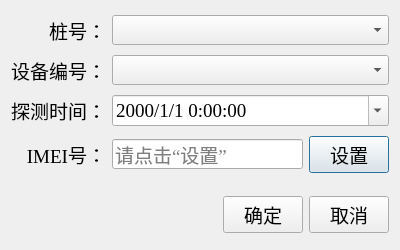
<?xml version="1.0" encoding="UTF-8"?>
<ui version="4.0">
 <class>ModifyPersonDataDialog</class>
 <widget class="QDialog" name="ModifyPersonDataDialog">
  <property name="geometry">
   <rect>
    <x>0</x>
    <y>0</y>
    <width>400</width>
    <height>250</height>
   </rect>
  </property>
  <property name="font">
   <font>
    <family>Times New Roman</family>
    <pointsize>14</pointsize>
   </font>
  </property>
  <property name="windowTitle">
   <string>修改人流数据</string>
  </property>
  <property name="windowIcon">
   <iconset resource="../icons.qrc">
    <normaloff>:/icons/edit_square.png</normaloff>:/icons/edit_square.png</iconset>
  </property>
  <layout class="QGridLayout" name="gridLayout">
   <item row="0" column="0">
    <widget class="QLabel" name="label_3">
     <property name="text">
      <string>桩号：</string>
     </property>
     <property name="alignment">
      <set>Qt::AlignRight|Qt::AlignTrailing|Qt::AlignVCenter</set>
     </property>
    </widget>
   </item>
   <item row="0" column="1" colspan="2">
    <widget class="QComboBox" name="comboBox_placeId"/>
   </item>
   <item row="1" column="0">
    <widget class="QLabel" name="label">
     <property name="text">
      <string>设备编号：</string>
     </property>
     <property name="alignment">
      <set>Qt::AlignRight|Qt::AlignTrailing|Qt::AlignVCenter</set>
     </property>
    </widget>
   </item>
   <item row="1" column="1" colspan="2">
    <widget class="QComboBox" name="comboBox_deviceId"/>
   </item>
   <item row="2" column="0">
    <widget class="QLabel" name="label_2">
     <property name="text">
      <string>探测时间：</string>
     </property>
     <property name="alignment">
      <set>Qt::AlignRight|Qt::AlignTrailing|Qt::AlignVCenter</set>
     </property>
    </widget>
   </item>
   <item row="2" column="1" colspan="2">
    <widget class="QDateTimeEdit" name="dateTimeEdit">
     <property name="displayFormat">
      <string>yyyy/M/d H:mm:ss</string>
     </property>
     <property name="calendarPopup">
      <bool>true</bool>
     </property>
    </widget>
   </item>
   <item row="3" column="0">
    <widget class="QLabel" name="label_4">
     <property name="text">
      <string>IMEI号：</string>
     </property>
     <property name="alignment">
      <set>Qt::AlignRight|Qt::AlignTrailing|Qt::AlignVCenter</set>
     </property>
    </widget>
   </item>
   <item row="3" column="1">
    <widget class="QLineEdit" name="lineEdit_IMEI">
     <property name="readOnly">
      <bool>true</bool>
     </property>
     <property name="placeholderText">
      <string>请点击“设置”</string>
     </property>
    </widget>
   </item>
   <item row="3" column="2">
    <widget class="QPushButton" name="pushButton_setIMEI">
     <property name="text">
      <string>设置</string>
     </property>
    </widget>
   </item>
   <item row="4" column="0" colspan="3">
    <widget class="Line" name="line">
     <property name="sizePolicy">
      <sizepolicy hsizetype="Minimum" vsizetype="Fixed">
       <horstretch>0</horstretch>
       <verstretch>0</verstretch>
      </sizepolicy>
     </property>
     <property name="lineWidth">
      <number>0</number>
     </property>
     <property name="orientation">
      <enum>Qt::Horizontal</enum>
     </property>
    </widget>
   </item>
   <item row="5" column="0" colspan="3">
    <widget class="QFrame" name="horizontalFrame">
     <property name="sizePolicy">
      <sizepolicy hsizetype="Preferred" vsizetype="Fixed">
       <horstretch>0</horstretch>
       <verstretch>0</verstretch>
      </sizepolicy>
     </property>
     <property name="lineWidth">
      <number>0</number>
     </property>
     <layout class="QHBoxLayout" name="horizontalLayout">
      <property name="leftMargin">
       <number>0</number>
      </property>
      <property name="topMargin">
       <number>0</number>
      </property>
      <property name="rightMargin">
       <number>0</number>
      </property>
      <property name="bottomMargin">
       <number>0</number>
      </property>
      <item>
       <spacer name="horizontalSpacer">
        <property name="orientation">
         <enum>Qt::Horizontal</enum>
        </property>
        <property name="sizeHint" stdset="0">
         <size>
          <width>40</width>
          <height>20</height>
         </size>
        </property>
       </spacer>
      </item>
      <item>
       <widget class="QPushButton" name="pushButton_ok">
        <property name="text">
         <string>确定</string>
        </property>
        <property name="icon">
         <iconset resource="../icons.qrc">
          <normaloff>:/icons/ok_round.png</normaloff>:/icons/ok_round.png</iconset>
        </property>
        <property name="iconSize">
         <size>
          <width>20</width>
          <height>20</height>
         </size>
        </property>
       </widget>
      </item>
      <item>
       <widget class="QPushButton" name="pushButton_cnacel">
        <property name="text">
         <string>取消</string>
        </property>
        <property name="icon">
         <iconset resource="../icons.qrc">
          <normaloff>:/icons/cancel_round.png</normaloff>:/icons/cancel_round.png</iconset>
        </property>
        <property name="iconSize">
         <size>
          <width>20</width>
          <height>20</height>
         </size>
        </property>
       </widget>
      </item>
     </layout>
    </widget>
   </item>
  </layout>
 </widget>
 <resources>
  <include location="../icons.qrc"/>
 </resources>
 <connections>
  <connection>
   <sender>pushButton_cnacel</sender>
   <signal>clicked()</signal>
   <receiver>ModifyPersonDataDialog</receiver>
   <slot>reject()</slot>
   <hints>
    <hint type="sourcelabel">
     <x>353</x>
     <y>217</y>
    </hint>
    <hint type="destinationlabel">
     <x>199</x>
     <y>124</y>
    </hint>
   </hints>
  </connection>
 </connections>
</ui>
